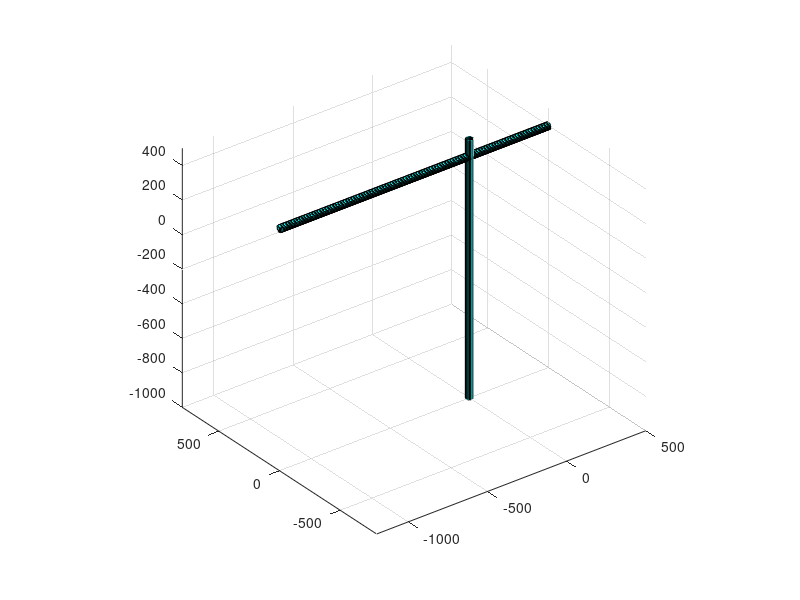

The MATLAB script that drew this image:
% function drawpole
polepos=[0;0;0];
poleradius=20;
polelenth=2000;
bodyvc=[0 1.00 1];
bodyfc='flat';
a = 20;
theta = (0 : a-1)/a *2*pi;
x = poleradius*cos(theta);
y = poleradius*sin(theta);
z1 = polelenth/2*ones(1,a);
z2 = -z1;
vertexpole=[x x 0 0;y y 0 0;z1 -z1 polelenth/2 -polelenth/2];
for n = 1 : 3
    vertexpole(n,:) = vertexpole(n,:) + polepos(n);
end
faceup = [1:a; 2:a 1];
faceup(3: 4,:) = 2*a + 1;
facedown=[a+2:2*a a+1; a+1:2*a];
facedown(3: 4,:)=2*a +2;
faceside = [1:a; a+1:2*a; a+2:2*a a+1; 2:a 1];
face= [faceside faceup facedown];
patch('Vertices',vertexpole','Faces',face','FaceVertexCData',bodyvc,'FaceColor',bodyfc);axis equal;
view(3);grid on;
axis([-1200 800 -800 800 -1000 800]);



 polepos=[0;0;0];
 poleradius=20;
 polelenth=2400;
 bodyvc=[0 1.00 1];
 bodyfc='flat';
 a = 20;
 theta = (1 : a)/a *2*pi;
 x = poleradius*cos(theta)+400;
 y = poleradius*sin(theta);
 z1 = polelenth/2*ones(1,a);
 z2 = -z1;
 vertexpole=[z1 -z1 polelenth/2 -polelenth/2;y y 0 0;x x 400 400];
 for n = 1 : 3
     vertexpole(n,:) = vertexpole(n,:) + polepos(n);
 end
 faceup = [1:a; 2:a 1];
 faceup(3: 4,:) = 2*a + 1;
 facedown=[a+2:2*a a+1; a+1:2*a];
 facedown(3: 4,:)=2*a +2;
 faceside = [1:a; a+1:2*a; a+2:2*a a+1; 2:a 1];
 face= [faceside faceup facedown];
 patch('Vertices',vertexpole','Faces',face','FaceVertexCData',bodyvc,'FaceColor',bodyfc);axis equal;
 view(3);grid on;
 axis([-1200 500 -800 800 -1000 500]);